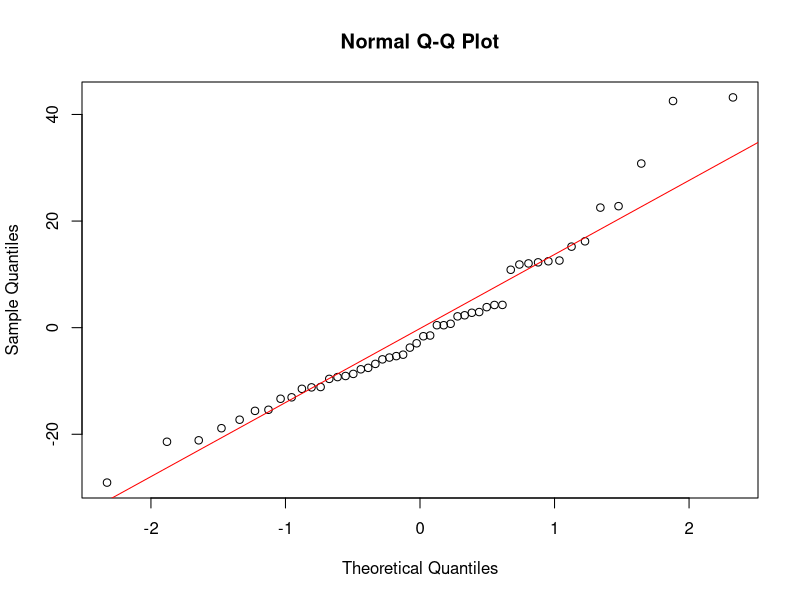
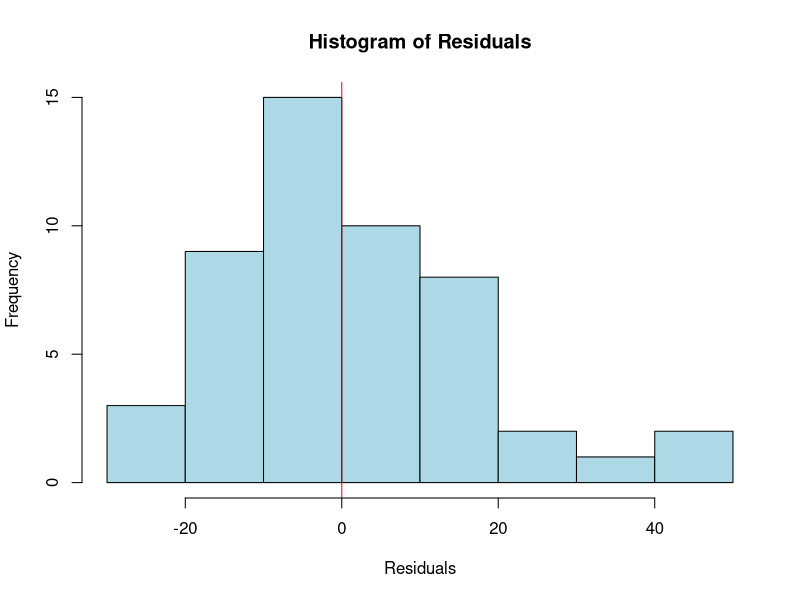

Reproduce these figures in R, in order.
# class function to determing the class of an object

teams <-  c("PHL", "OAK", "NYJ", "SCR", "CHC")

w <-  c(10, 20, 30, 40, 50)

L <-  c(40, 60, 80, 10, 20)

df <-  data.frame(teams, w, L)
df

class(teams)
class(w)
class(L)
class(df)


# models and formulas

y ~ x1 + x2 + x3... + xn  #  formula object.

# dve into the car datase in base r

car.lm <-  lm(formula = dist ~ speed, data = cars)
car.lm

summary(car.lm)
qqnorm(residuals(car.lm))
qqline(residuals(car.lm),
       col = "red")
plothist <- hist(residuals(car.lm),
                 col = "lightblue",
                 main = "Histogram of Residuals",
                 xlab = "Residuals")
abline(v = 0, col = "red")
plothist

#normality test

shapiro.test(residuals(car.lm))  # p-value > 0.05, residuals are normally, if p-value < 0.05, residuals are not normally


# Graphs and Charts

